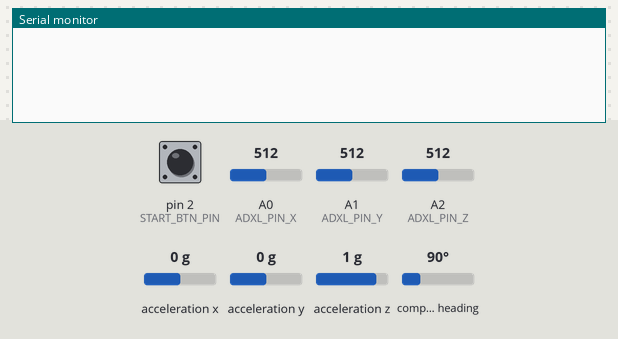
Recording of a sketch running on a simulated Teensy 4. Parts: the last lines printed to the serial monitor. The test bench sets the inputs (shaded band); at power-on: pin 2 (START_BTN_PIN) HIGH, A0 (ADXL_PIN_X) = 512, A1 (ADXL_PIN_Y) = 512, A2 (ADXL_PIN_Z) = 512, acceleration x 0 g, acceleration y 0 g, acceleration z 1 g, compass heading 90°.

Above: at 1.1 s.
1.2 s: pin 2 (START_BTN_PIN) pulled LOW for 0.15 s
At 2.8 s:
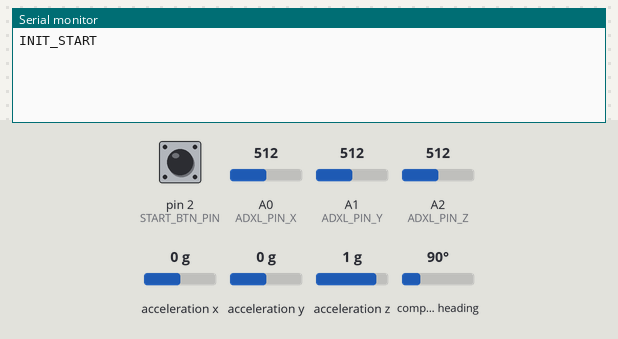
7.3 s: A0 (ADXL_PIN_X) set to 490
At 7.31 s:
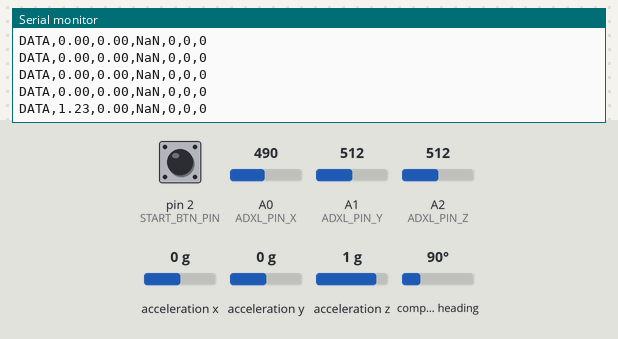
8.8 s: A1 (ADXL_PIN_Y) set to 490
At 8.82 s:
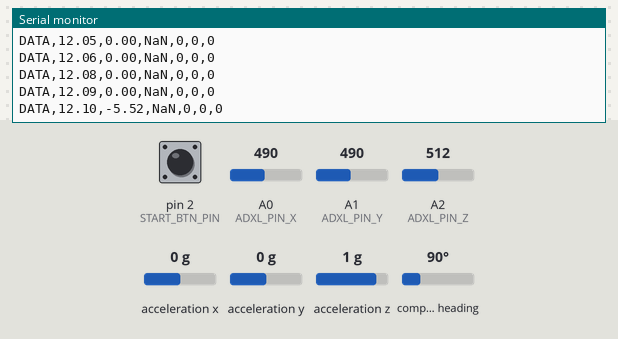
10.3 s: A2 (ADXL_PIN_Z) set to 490
At 10.33 s:
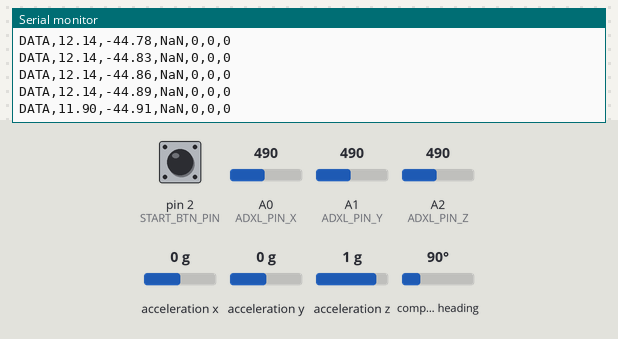
13.3 s: A0 (ADXL_PIN_X) set to 510
At 13.34 s:
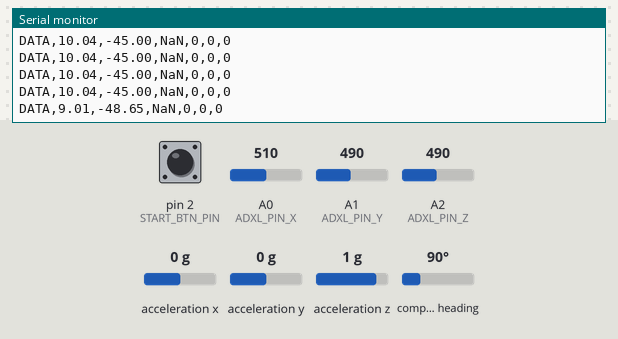
14.8 s: A1 (ADXL_PIN_Y) set to 510
At 14.8 s:
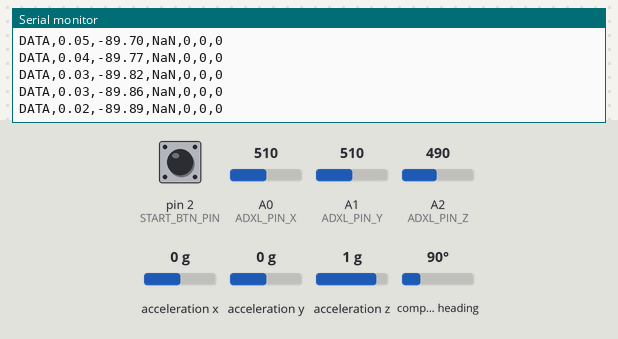
Timing chart, 0 to 17.3 s (numbered marks = the images above; inputs shaded):
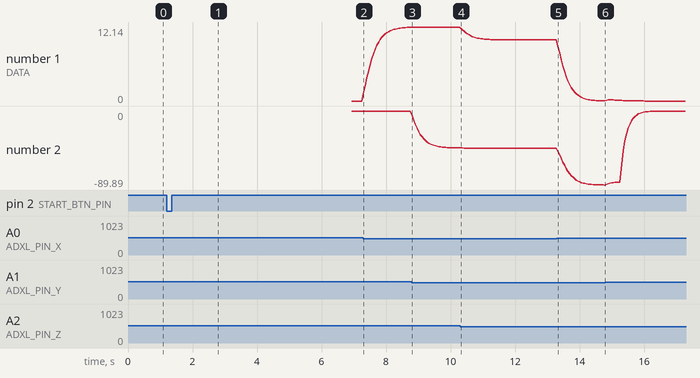

The sketch:

ProgettoTeensy.ino
```cpp
#include <Arduino.h>
#include <math.h>
#include "project_config.h"
#include "debug_utils.h"
#include "sensor_bno.h"
#include "sensor_adxl.h"
#include "output.h"


// Costanti generiche
const int START_BTN_PIN = 2;  // bottone per avviare il setup()

// === PARAMETRI ===
// Mappatura logica come nel tuo codice originale
#define MAP_VERTICAL   pitch
#define MAP_LATERAL    roll
#define MAP_TORSION    yaw

// PARAMETRI BIRD DOG SPECIFICI
float targetVerticale    = 90.0;     // gradi - target per braccio (ADXL)
float tolleranzaAngolo   = 10.0;     // ± gradi per braccio
float tolleranzaIniziale = 10.0;     // ± gradi dalla partenza
unsigned long tolleranzaTempo = 200;  // ms fuori target senza reset
unsigned long minHoldTime     = 500;  // ms per contare una ripetizione

// === PARAMETRI DUAL MODE SPECIFICI PER BIRD DOG ===
#if ACTIVE_SENSOR == 3
  // TARGET SEPARATI per ogni sensore
  float targetVerticale_ADXL = 90.0;   // Target per braccio (ADXL sul polso)
  float targetStabilita_BNO = 0.0;    // Target per stabilità caviglia (BNO)

  // TOLLERANZE SEPARATE
  float tolleranzaAngolo_ADXL = 10.0;  // ± gradi per movimento braccio
  float tolleranzaStabilita_BNO = 20.0; // ± gradi per stabilità caviglia

  // LOGICA BIRD DOG
  bool richiedEntrambi = true;         // true = braccio in target E caviglia stabile

  // MODALITÀ BIRD DOG: verifica movimento significativo
  bool modalitaBirdDog = true;         // true = attiva logica bird dog
  float sogliaMovimentoMinimo = 15.0;  // gradi - movimento minimo per considerare "attivo"
#endif

// === VARIABILI ANGOLI ===
// Valori dai singoli sensori
float roll_bno = 0, pitch_bno = 0, yaw_bno = 0;
float roll_adxl = 0, pitch_adxl = 0, yaw_adxl = 0;

// Valori finali - per output CSV (compatibilità)
float roll = 0, pitch = 0, yaw = 0;

float movimentoVerticale = 0, rotazioneLaterale = 0, torsione = 0;
float posizioneIniziale = 0.0;

#if ACTIVE_SENSOR == 3
  float posizioneIniziale_BNO = 0.0;   // Posizione iniziale caviglia
  float posizioneIniziale_ADXL = 0.0;  // Posizione iniziale braccio
#endif

// === STATO ===
bool inTarget = false;
bool faseAndata = false;
unsigned long tempoInizioPosizione = 0;
unsigned long tempoPosizione = 0;
unsigned long tempoUscitaTarget = 0;  // RINOMINATO per chiarezza
unsigned int conteggioRipetizioni = 0;

// === STATO DUAL MODE ===
#if ACTIVE_SENSOR == 3
  bool inTargetBNO = false;   // Caviglia stabile
  bool inTargetADXL = false;  // Braccio in posizione

  // Statistiche movimento per bird dog
  float rangePitch_BNO = 0, rangePitch_ADXL = 0;
  float minPitch_BNO = 999, maxPitch_BNO = -999;
  float minPitch_ADXL = 999, maxPitch_ADXL = -999;
#endif

// --- Calcolo differenza angolare con wrap-around ---
static inline float diffAngolo(float a, float b) {
  float diff = fmodf((a - b + 540.0f), 360.0f) - 180.0f;
  return fabsf(diff);
}

#if ACTIVE_SENSOR == 3
// --- Aggiorna statistiche movimento ---
static void aggiornaStatisticheMovimento() {
  // Traccia range di movimento per ogni sensore
  if (pitch_bno < minPitch_BNO) minPitch_BNO = pitch_bno;
  if (pitch_bno > maxPitch_BNO) maxPitch_BNO = pitch_bno;
  if (pitch_adxl < minPitch_ADXL) minPitch_ADXL = pitch_adxl;
  if (pitch_adxl > maxPitch_ADXL) maxPitch_ADXL = pitch_adxl;

  rangePitch_BNO = maxPitch_BNO - minPitch_BNO;
  rangePitch_ADXL = maxPitch_ADXL - minPitch_ADXL;
}

// --- Verifica stabilità caviglia (BNO) ---
static bool verificaStabilitaCaviglia() {
  float diffDaIniziale = diffAngolo(pitch_bno, posizioneIniziale_BNO);
  return (diffDaIniziale <= tolleranzaStabilita_BNO);
}

// --- Verifica posizione braccio (ADXL) ---
static bool verificaPosizioneBraccio() {
  float diffTarget = diffAngolo(pitch_adxl, targetVerticale_ADXL);
  return (diffTarget <= tolleranzaAngolo_ADXL);
}
#endif

void setup() {
  // abilitazione dell'pull-up interno
  pinMode(START_BTN_PIN, INPUT_PULLUP);
  delay(100);

  // Resta in attesa che il bottone sia premuto per continuare
  // Se INPUT_PULLUP è abilitato, la lettura è invertita.
  // press -> LOW
  // idle -> HIGH
  while(digitalRead(START_BTN_PIN) == HIGH) {
    delay(100);
  }
  DEBUG_PRINTLN("START: bottone premuto");

  Serial.begin(115200);
  delay(200);
  // invia messaggio per confermare l'avvio
  Serial.println("INIT_START");

  bool bnoOk = false, adxlOk = false;

#if ACTIVE_SENSOR == 1
  if (!BNO_begin()) {
    DEBUG_PRINTLN("Errore: sensore BNO055 non trovato");
    while (1) { delay(1000); }
  }
  bnoOk = true;
#elif ACTIVE_SENSOR == 2
  if (!ADXL_begin()) {
    DEBUG_PRINTLN("Errore: inizializzazione ADXL337 fallita");
    while (1) { delay(1000); }
  }
  adxlOk = true;
#elif ACTIVE_SENSOR == 3
  // Dual mode: inizializza entrambi
  DEBUG_PRINTLN("=== BIRD DOG MODE: ADXL(braccio) + BNO(caviglia) ===");

  bnoOk = BNO_begin();
  if (!bnoOk) {
    DEBUG_PRINTLN("WARNING: BNO055 non trovato, continuo solo con ADXL337");
  }

  adxlOk = ADXL_begin();
  if (!adxlOk) {
    DEBUG_PRINTLN("WARNING: ADXL337 fallito, continuo solo con BNO055");
  }

  if (!bnoOk && !adxlOk) {
    DEBUG_PRINTLN("ERRORE: Nessun sensore disponibile!");
    while (1) { delay(1000); }
  }

  DEBUG_PRINT("Sensori - BNO055 (caviglia): ");
  DEBUG_PRINT(bnoOk ? "OK" : "NO");
  DEBUG_PRINT(", ADXL337 (braccio): ");
  DEBUG_PRINTLN(adxlOk ? "OK" : "NO");

  DEBUG_PRINT("Target - ADXL (braccio): "); DEBUG_PRINT(targetVerticale_ADXL, 1); DEBUG_PRINT("° (±");
  DEBUG_PRINT(tolleranzaAngolo_ADXL, 1); DEBUG_PRINTLN("°)");

  DEBUG_PRINT("Stabilità - BNO (caviglia): ±"); DEBUG_PRINT(tolleranzaStabilita_BNO, 1);
  DEBUG_PRINTLN("° dalla posizione iniziale");

  if (richiedEntrambi) {
    DEBUG_PRINTLN("Modalità BIRD DOG: Braccio in target E caviglia stabile");
  }
#else
  #error "ACTIVE_SENSOR deve essere 1 (BNO055), 2 (ADXL337) o 3 (DUAL)"
#endif

  // Legge posizioni iniziali
  delay(1000); // Più tempo per stabilizzarsi

  DEBUG_PRINTLN("Calibrazione posizioni iniziali...");

#if ACTIVE_SENSOR == 1
  EulerAngles e = BNO_readEuler();
  yaw = e.yaw; roll = e.roll; pitch = e.pitch;
  posizioneIniziale = pitch;
#elif ACTIVE_SENSOR == 2
  EulerAngles e = ADXL_readEuler();
  yaw = e.yaw; roll = e.roll; pitch = e.pitch;
  posizioneIniziale = pitch;
#elif ACTIVE_SENSOR == 3
  // Dual mode: calibra entrambi SEPARATAMENTE
  if (bnoOk) {
    EulerAngles bno = BNO_readEuler();
    yaw_bno = bno.yaw; roll_bno = bno.roll; pitch_bno = bno.pitch;
    posizioneIniziale_BNO = pitch_bno;
    DEBUG_PRINT("Posizione iniziale BNO (caviglia): "); DEBUG_PRINTLN(posizioneIniziale_BNO, 2);
  }

  if (adxlOk) {
    EulerAngles adxl = ADXL_readEuler();
    yaw_adxl = adxl.yaw; roll_adxl = adxl.roll; pitch_adxl = adxl.pitch;
    posizioneIniziale_ADXL = pitch_adxl;
    DEBUG_PRINT("Posizione iniziale ADXL (braccio): "); DEBUG_PRINTLN(posizioneIniziale_ADXL, 2);
  }

  // Per compatibilità con il resto del codice, usa il sensore primario (ADXL per bird dog)
  if (adxlOk) {
    yaw = yaw_adxl; roll = roll_adxl; pitch = pitch_adxl;
    posizioneIniziale = posizioneIniziale_ADXL;
  } else if (bnoOk) {
    yaw = yaw_bno; roll = roll_bno; pitch = pitch_bno;
    posizioneIniziale = posizioneIniziale_BNO;
  }

  // Inizializza statistiche
  minPitch_BNO = maxPitch_BNO = pitch_bno;
  minPitch_ADXL = maxPitch_ADXL = pitch_adxl;
#endif

  DEBUG_PRINTLN("Calibrazione completata. Inizio esercizio...");
  delay(1000);
  // Invia messaggio di completamento
  Serial.println("INIT_COMPLETE");

  // Header CSV per Processing
  printCsvHeader();
}

void loop() {
  // === LETTURA SENSORI ===
  bool bnoDisponibile = false, adxlDisponibile = false;

#if ACTIVE_SENSOR == 1
  EulerAngles e = BNO_readEuler();
  yaw = e.yaw; roll = e.roll; pitch = e.pitch;
#elif ACTIVE_SENSOR == 2
  EulerAngles e = ADXL_readEuler();
  yaw = e.yaw; roll = e.roll; pitch = e.pitch;
#elif ACTIVE_SENSOR == 3
  // Dual mode: leggi da entrambi SEPARATAMENTE
  EulerAngles bno = BNO_readEuler();
  if (!isnan(bno.pitch) && !isnan(bno.roll)) {
    yaw_bno = bno.yaw; roll_bno = bno.roll; pitch_bno = bno.pitch;
    bnoDisponibile = true;
  }

  EulerAngles adxl = ADXL_readEuler();
  if (!isnan(adxl.pitch) && !isnan(adxl.roll)) {
    roll_adxl = adxl.roll; pitch_adxl = adxl.pitch; yaw_adxl = adxl.yaw;
    adxlDisponibile = true;
  }

  // Aggiorna statistiche movimento
  if (bnoDisponibile && adxlDisponibile) {
    aggiornaStatisticheMovimento();
  }

  // Seleziona valori per output CSV (usa ADXL come primario per bird dog)
  if (adxlDisponibile) {
    yaw = yaw_adxl; roll = roll_adxl; pitch = pitch_adxl;
  } else if (bnoDisponibile) {
    yaw = yaw_bno; roll = roll_bno; pitch = pitch_bno;
  }
#endif

  // Aggiorna variabili di output per compatibilità
  movimentoVerticale = MAP_VERTICAL;
  rotazioneLaterale  = MAP_LATERAL;
  torsione           = MAP_TORSION;

  // === CALCOLO TARGET - BIRD DOG LOGIC ===
#if ACTIVE_SENSOR == 3
  if (bnoDisponibile && adxlDisponibile) {
    // BIRD DOG: logica specifica
    inTargetBNO = verificaStabilitaCaviglia();    // Caviglia stabile
    inTargetADXL = verificaPosizioneBraccio();    // Braccio in target

    // Combinazione target: entrambi devono essere OK per bird dog
    inTarget = (inTargetBNO && inTargetADXL);

    // DEBUG specifico per bird dog
    static unsigned long lastDebugTime = 0;
    if (millis() - lastDebugTime > 1000) { // Debug ogni secondo
      DEBUG_PRINT("BIRD DOG - Braccio(ADXL): ");
      DEBUG_PRINT(pitch_adxl, 1); DEBUG_PRINT("° -> ");
      DEBUG_PRINT(inTargetADXL ? "TARGET" : "fuori");
      DEBUG_PRINT(" | Caviglia(BNO): ");
      DEBUG_PRINT(pitch_bno, 1); DEBUG_PRINT("° -> ");
      DEBUG_PRINT(inTargetBNO ? "STABILE" : "instabile");
      DEBUG_PRINT(" | Combinato: ");
      DEBUG_PRINTLN(inTarget ? "OK" : "NO");
      lastDebugTime = millis();
    }
  } else {
    // Fallback a singolo sensore
    float diffTarget = diffAngolo(movimentoVerticale, targetVerticale);
    inTarget = (diffTarget <= tolleranzaAngolo);
  }
#else
  // Modalità singolo sensore
  float diffTarget = diffAngolo(movimentoVerticale, targetVerticale);
  inTarget = (diffTarget <= tolleranzaAngolo);
#endif

  // Calcola se siamo vicini alla posizione iniziale (per il ritorno)
  float diffStart = diffAngolo(movimentoVerticale, posizioneIniziale);
  bool attualeInStart = (diffStart <= tolleranzaIniziale);

  // === GESTIONE TOLLERANZA TEMPORALE (CORREZIONE LOGICA) ===
  if (inTarget) {
    // Siamo in target
    if (tempoInizioPosizione == 0) {
      // Prima volta in target
      tempoInizioPosizione = millis();
    }
    tempoPosizione = millis() - tempoInizioPosizione;
    tempoUscitaTarget = 0; // Reset timer uscita
  } else {
    // Siamo fuori target
    if (tempoInizioPosizione > 0) {
      // Eravamo in target, ora siamo usciti
      if (tempoUscitaTarget == 0) {
        tempoUscitaTarget = millis(); // Inizia timer tolleranza
      }

      // Verifica se siamo fuori target da troppo tempo
      if (millis() - tempoUscitaTarget > tolleranzaTempo) {
        // Reset completo - siamo davvero usciti
        tempoInizioPosizione = 0;
        tempoPosizione = 0;
        tempoUscitaTarget = 0;
      }
      // Altrimenti manteniamo lo stato precedente (tolleranza)
    }
  }

  // Aggiorna inTarget considerando la tolleranza temporale
  bool inTargetEffettivo = (tempoInizioPosizione > 0); // Siamo in target o in tolleranza

  // === CONTEGGIO RIPETIZIONI (CORREZIONE LOGICA) ===
  if (inTargetEffettivo && !faseAndata && tempoPosizione >= minHoldTime) {
    faseAndata = true; // Fase di andata raggiunta e mantenuta
    DEBUG_PRINTLN("FASE ANDATA completata - target raggiunto e mantenuto");
  }

  if (faseAndata && attualeInStart) {
    // Ripetizione completata: andata + ritorno
    conteggioRipetizioni++;
    faseAndata = false;

    // Reset timers per la prossima ripetizione
    tempoInizioPosizione = 0;
    tempoPosizione = 0;
    tempoUscitaTarget = 0;

    DEBUG_PRINT("RIPETIZIONE #"); DEBUG_PRINT(conteggioRipetizioni);
    DEBUG_PRINTLN(" COMPLETATA!");

#if ACTIVE_SENSOR == 3
    DEBUG_PRINT("Dettagli - ADXL: "); DEBUG_PRINT(pitch_adxl, 1);
    DEBUG_PRINT("°, BNO: "); DEBUG_PRINT(pitch_bno, 1); DEBUG_PRINTLN("°");
#endif
  }

  // === OUTPUT CSV ===
  // Usa inTargetEffettivo per l'output
  printCsvRow(movimentoVerticale, rotazioneLaterale, torsione,
              inTargetEffettivo, tempoPosizione, conteggioRipetizioni);

  delay(50); // ~20 Hz
}
```

debug_utils.h
```cpp
#ifndef DEBUG_UTILS_H
#define DEBUG_UTILS_H

#include "project_config.h"

#if DEBUG_MODE
  #define DEBUG_PRINT(...)   Serial.print(__VA_ARGS__)
  #define DEBUG_PRINTLN(...) Serial.println(__VA_ARGS__)
  #define DEBUG_PRINTF(...)  Serial.printf(__VA_ARGS__)
#else
  #define DEBUG_PRINT(...)
  #define DEBUG_PRINTLN(...)
  #define DEBUG_PRINTF(...)
#endif

#endif // DEBUG_UTILS_H
```

output.cpp
```cpp
#include "output.h"

void printCsvHeader() {
  Serial.println("vert,lat,tors,inTarget,tempoPos,rep");
}

void printCsvRow(float vert, float lat, float tors,
                 bool inTarget, unsigned long tempoPos,
                 unsigned int rep) {
  Serial.print("DATA"); Serial.print(",");
  Serial.print(vert, 2); Serial.print(",");
  Serial.print(lat, 2);  Serial.print(",");
  if (isnan(tors)) Serial.print("NaN"); else Serial.print(tors, 2);
  Serial.print(",");
  Serial.print(inTarget ? 1 : 0); Serial.print(",");
  Serial.print(tempoPos); Serial.print(",");
  Serial.println(rep);
}
```

output.h
```cpp
#ifndef OUTPUT_H
#define OUTPUT_H
#include <Arduino.h>

void printCsvHeader();
void printCsvRow(float vert, float lat, float tors,
                 bool inTarget, unsigned long tempoPos,
                 unsigned int rep);

#endif // OUTPUT_H
```

sensor_adxl.h
```cpp
#ifndef SENSOR_ADXL_H
#define SENSOR_ADXL_H
#include <Arduino.h>
#include <math.h>
#include "sensor_bno.h" // for EulerAngles struct reuse

// --- Config logica/asse: puoi cambiare qui per ruotare/invertire ---
#define LOGICAL_X_AXIS 'Z'
#define LOGICAL_X_SIGN  -1
#define LOGICAL_Y_AXIS 'Y'
#define LOGICAL_Y_SIGN  1
#define LOGICAL_Z_AXIS 'X'
#define LOGICAL_Z_SIGN  -1

// Pin di collegamento (Teensy 3.6: A0/A1/A2)
#ifndef ADXL_PIN_X
  #define ADXL_PIN_X A0
#endif
#ifndef ADXL_PIN_Y
  #define ADXL_PIN_Y A1
#endif
#ifndef ADXL_PIN_Z
  #define ADXL_PIN_Z A2
#endif

bool ADXL_begin();
EulerAngles ADXL_readEuler(); // yaw = NAN (non disponibile)
void ADXL_printRawValues();
void ADXL_resetFilters();

#endif // SENSOR_ADXL_H
```

sensor_bno.cpp
```cpp
#include "sensor_bno.h"

static Adafruit_BNO055 bno(55, 0x28);

bool BNO_begin(uint8_t address, int32_t id) {
  // Ricrea l'oggetto con i parametri desiderati
  bno = Adafruit_BNO055(id, address);
  if (!bno.begin()) return false;
  bno.setExtCrystalUse(true);
  return true;
}

void BNO_useExtCrystal(bool use) { bno.setExtCrystalUse(use); }

EulerAngles BNO_readEuler() {
  imu::Vector<3> e = bno.getVector(Adafruit_BNO055::VECTOR_EULER);
  EulerAngles out; out.yaw = e.x(); out.roll = e.y(); out.pitch = e.z();
  return out;
}
```

sensor_bno.h
```cpp
#ifndef SENSOR_BNO_H
#define SENSOR_BNO_H
#include <Arduino.h>
#include <Adafruit_Sensor.h>
#include <Adafruit_BNO055.h>
#include <utility/imumaths.h>

struct EulerAngles { float yaw, roll, pitch; };

bool BNO_begin(uint8_t address = 0x28, int32_t id = 55);
EulerAngles BNO_readEuler();
void BNO_useExtCrystal(bool use);

#endif // SENSOR_BNO_H
```

project_config.h
```cpp
// AGGIUNTO NUOVO HEADER
#ifndef PROJECT_CONFIG_H
#define PROJECT_CONFIG_H

// ====== DEBUG CONTROL ======
#ifndef DEBUG_MODE
  #define DEBUG_MODE 0  // 0 = solo CSV pulito, 1 = debug completo
#endif

// ====== SELECT ACTIVE SENSOR ======
#ifndef ACTIVE_SENSOR
  #define ACTIVE_SENSOR 3   // 1 = BNO055, 2 = ADXL337, 3 = DUAL
#endif

#endif // PROJECT_CONFIG_H
```

Source omitted: sensor_adxl.cpp (13895 bytes)

Measured:
- after the input at 1.2 s, the serial monitor: prints a new line after 0.20 s (image 1)
- after the input at 7.3 s, the serial monitor: prints a new line at once (image 2)
- after the input at 8.8 s, the serial monitor: prints a new line at once (image 3)
- after the input at 10.3 s, the serial monitor: prints a new line at once (image 4)
- after the input at 13.3 s, the serial monitor: prints a new line at once (image 5)
- plotted number 1: 0 → 12.09 after the input at 7.3 s, 12.14 → 10.04 after the input at 10.3 s, 10.04 → 0.02 after the input at 13.3 s
- plotted number 2: 0 → -44.89 after the input at 8.8 s, -45 → -89.89 after the input at 13.3 s
